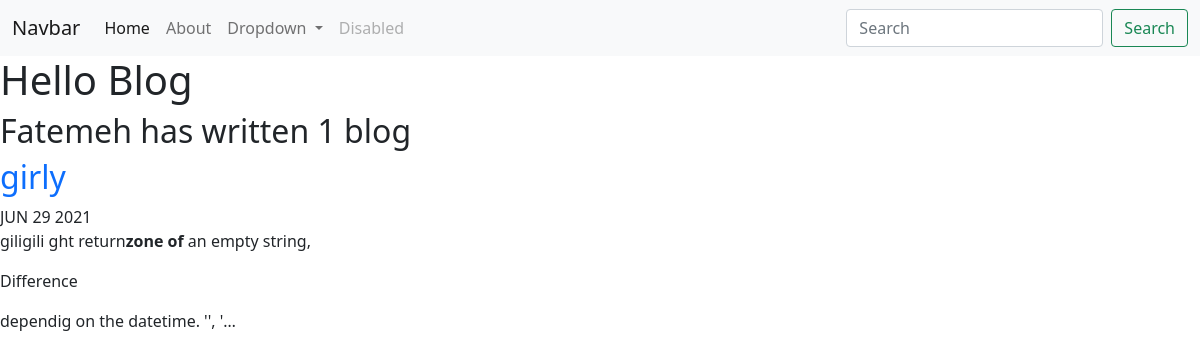
Screenshot of /blog/ with the database file from the repository.
### blog/models.py (models this page shows, shortened)
class Blog(models.Model):
    title = models.CharField(max_length=200)
    description = models.TextField(max_length=250)
    date= models.DateField()
    image = models.ImageField(upload_to='blog/images/')
    url = models.URLField(blank=True)

### blog/views.py (the view)
# urls.py: path('', views.all_blogs, name='all_blogs'),
def all_blogs(request):
    blogs = Blog.objects.order_by('-date')
    return render(request, 'blog/all_blogs.html', {'blogs':blogs})

### blog/templates/blog/all_blogs.html (shortened to what this page needs)
{% extends 'portfolio/base.html'  %}
{% block content %}
<h1>Hello Blog</h1>
<h2>Fatemeh has written {{blogs.count}} blog {{ blogs.countpluralize }}</h2>
{% for blog in blogs %}
<a href="{% url 'blog:detail' blog.id %}"><h2>{{ blog.title }}</h2></a>
{{ blog.date|date:'M d Y'|upper }}
<p>{{ blog.description|safe|truncatechars:100 }}</p>
{% endfor %}
{% endblock %}

### portfolio/templates/portfolio/base.html (shortened to what this page needs)
<!doctype html>
<html lang="en">
  <head>
    <link href="https://cdn.jsdelivr.net/npm/bootstrap@5.0.2/dist/css/bootstrap.min.css" rel="stylesheet">
  </head>
  <body>
  <nav class="navbar navbar-expand-lg navbar-light bg-light">
  <div class="container-fluid">
    <a class="navbar-brand" href="#">Navbar</a>
    <div class="collapse navbar-collapse" id="navbarSupportedContent">
      <ul class="navbar-nav me-auto mb-2 mb-lg-0">
        <li class="nav-item">
          <a class="nav-link active" aria-current="page" href="#">Home</a>
        </li>
        <li class="nav-item">
          <a class="nav-link" href="#">About</a>
        </li>
        <li class="nav-item dropdown">
          <a class="nav-link dropdown-toggle" href="#" id="navbarDropdown" role="button" data-bs-toggle="dropdown" aria-expanded="false">
            Dropdown
          </a>
        </li>
        <li class="nav-item">
          <a class="nav-link disabled" href="#" tabindex="-1" aria-disabled="true">Disabled</a>
        </li>
      </ul>
      <form class="d-flex">
        <input class="form-control me-2" type="search" placeholder="Search" aria-label="Search">
        <button class="btn btn-outline-success" type="submit">Search</button>
      </form>
    </div>
  </div>
</nav>
{% block content %}{% endblock %}
  </body>
</html>

### portfolio/templates/portfolio/base.html (style rules this page uses)
a { text-decoration:none !important }

### rows the page displays
Blog: title "girly", date "JUN 29 2021", description "giligili ght return zone of an empty string, Difference dependig on the datetime. '', '…"

### other values shown
{{ blogs.count }} "1"
